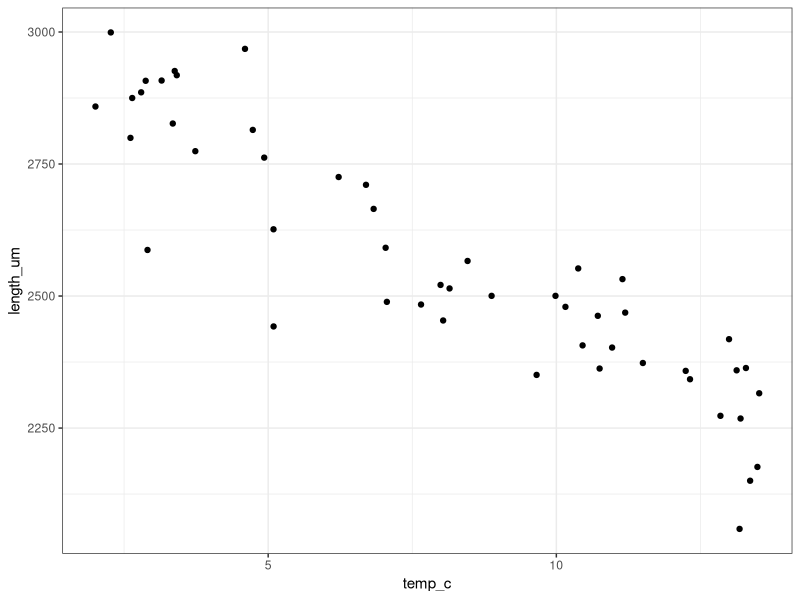

R code for this plot:
## ---- chunk 1
library(tidyverse)
set.seed(222)
theme_set(theme_bw())
## ---- chunk 2
beta_0 <- 3000 # Intercept: length of copepod when temp is 0 degC
beta_1 <- -55 # Slope: chane in copepod length per degC
sigma <- 100 # Sd of the residuals, the spread of the points around the lins
n <- 50 # Sample size
## ---- chunk 3
temp_c <- runif(n, min = 2, max = 14)
## ---- chunk 4
expected_length_um <- beta_0 + beta_1 * temp_c 
## ---- chunk 5
length_um <- rnorm(n, mean = expected_length_um, sd = sigma) # Notice the mean is the vector of expected values
## ---- chunk 6
# Create a tibble
copepods <- tibble(temp_c, length_um)

# Visualize the data
ggplot(copepods, aes(temp_c, length_um)) +
    geom_point()
## ---- chunk 7
copepod_lm <- lm(length_um ~ temp_c, data = copepods)
## ---- chunk 8
summary(copepod_lm)
## ---- chunk 9
sigma(copepod_lm)
